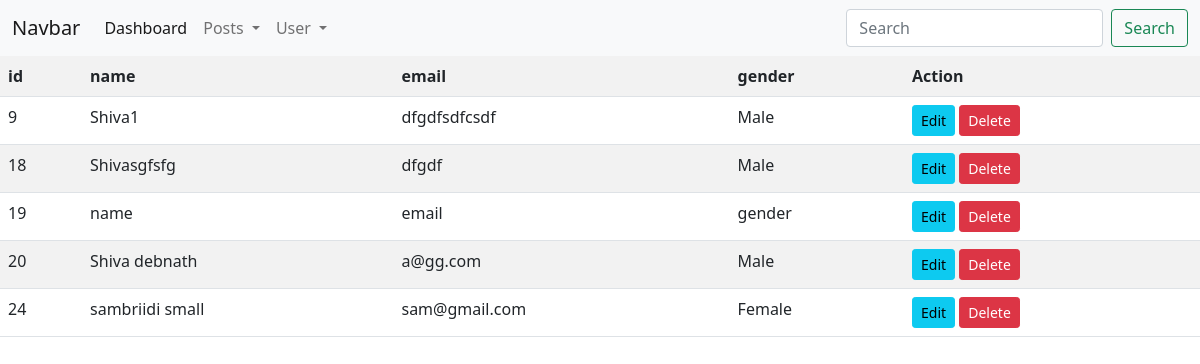
/admin/list-user.php (signed in), run on the app's committed database.
### tables this page shows
CREATE TABLE `user` (
  `id` int(11) NOT NULL,
  `name` varchar(150) NOT NULL,
  `email` varchar(150) NOT NULL,
  `phone` varchar(150) NOT NULL,
  `password` varchar(250) NOT NULL,
  `gender` varchar(50) NOT NULL,
  `about` varchar(400) NOT NULL
);

### admin/list-user.php (the view, shortened to what this page needs)
<?php
include('../includes/db.php');
?>
<!DOCTYPE html>
<html lang="en">
<head>
    <?php include("../includes/css.php");?>
</head>
<body>
<?php include("./includes/nav.php");?>
<table class="table table-striped table-borderd">
 <tr><th>id</th><th>name</th><th>email</th><th>gender</th><th>Action</th></tr>
 <?php
 $sql=$mysqli->query("SELECT * FROM `user`");
 while($row=$sql->fetch_array()){
 ?>
 <tr>
<td><?php echo $row['id'] ?></td>
<td><?php echo $row['name'] ?></td>
<td><?php echo $row['email'] ?></td>
<td><?php echo $row['gender'] ?></td>
<td><a href="add-user.php?eid=<?php  echo $row['id'] ?>" class="btn btn-info btn-sm ps-2">Edit</a> <a href="list-user.php?did=<?php  echo $row['id'] ?>" class="btn btn-sm btn-danger"> Delete</a></td>
 </tr>
 <?php  }
?></table>
</body>
</html>

### includes/css.php (shortened to what this page needs)
<link href="https://cdn.jsdelivr.net/npm/bootstrap@5.0.2/dist/css/bootstrap.min.css" rel="stylesheet">

### admin/includes/nav.php (shortened to what this page needs)
<nav class="navbar navbar-expand-lg navbar-light bg-light">
  <div class="container-fluid">
    <a class="navbar-brand" href="#">Navbar</a>
    <div class="collapse navbar-collapse" id="navbarSupportedContent">
      <ul class="navbar-nav me-auto mb-2 mb-lg-0">
        <li class="nav-item">
          <a class="nav-link active" aria-current="page" href="#">Dashboard</a>
        </li>
        <li class="nav-item dropdown">
          <a class="nav-link dropdown-toggle" href="#" id="navbarDropdown" role="button" data-bs-toggle="dropdown" aria-expanded="false">
            Posts
          </a>
        </li>
        <li class="nav-item dropdown">
          <a class="nav-link dropdown-toggle" href="#" id="navbarDropdown" role="button" data-bs-toggle="dropdown" aria-expanded="false">
            User
          </a>
        </li>
      </ul>
      <form class="d-flex">
        <input class="form-control me-2" type="search" placeholder="Search" aria-label="Search">
        <button class="btn btn-outline-success" type="submit">Search</button>
      </form>
    </div>
  </div>
</nav>

### data on the page
user: id "9", name "Shiva1", email "dfgdfsdfcsdf", gender "Male"
user: id "18", name "Shivasgfsfg", email "dfgdf", gender "Male"
user: id "19", name "name", email "email", gender "gender"
user: id "20", name "Shiva debnath", email "a@gg.com", gender "Male"
user: id "24", name "sambriidi small", email "sam@gmail.com", gender "Female"
